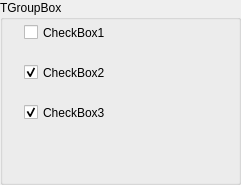
    <widget class="QGroupBox" name="GroupBox1">
     <property name="geometry">
      <rect>
       <x>328</x>
       <y>56</y>
       <width>241</width>
       <height>185</height>
      </rect>
     </property>
     <property name="title">
      <string>TGroupBox</string>
     </property>
     <property name="toolTip">
      <string>Tooltip</string>
     </property>
     <widget class="QCheckBox" name="CheckBox1">
      <property name="geometry">
       <rect>
        <x>24</x>
        <y>24</y>
        <width>97</width>
        <height>17</height>
       </rect>
      </property>
      <property name="text">
       <string>CheckBox1</string>
      </property>
      <property name="checked">
       <bool>false</bool>
      </property>
      <property name="toolTip">
       <string>Tooltip</string>
      </property>
     </widget>
     <widget class="QCheckBox" name="CheckBox2">
      <property name="geometry">
       <rect>
        <x>24</x>
        <y>64</y>
        <width>97</width>
        <height>17</height>
       </rect>
      </property>
      <property name="text">
       <string>CheckBox2</string>
      </property>
      <property name="checked">
       <bool>true</bool>
      </property>
      <property name="toolTip">
       <string>Tooltip</string>
      </property>
     </widget>
     <widget class="QCheckBox" name="CheckBox3">
      <property name="geometry">
       <rect>
        <x>24</x>
        <y>104</y>
        <width>97</width>
        <height>17</height>
       </rect>
      </property>
      <property name="text">
       <string>CheckBox3</string>
      </property>
      <property name="checked">
       <bool>true</bool>
      </property>
      <property name="toolTip">
       <string>Tooltip</string>
      </property>
     </widget>
    </widget>
